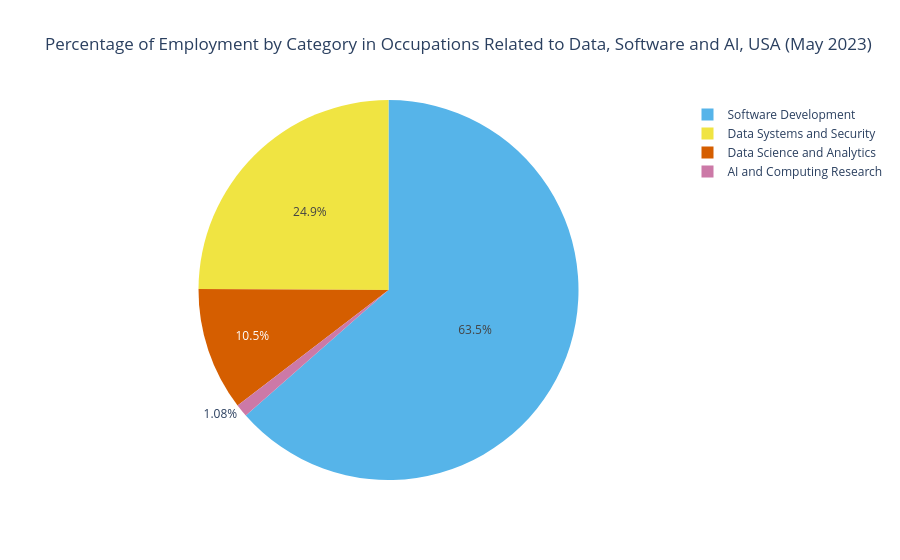

Notebook source saved alongside this figure:
### Markdown cell above
3.2 Visualisation 2: Pie chart (Share of Employment by Category)

### Code cell
#grouping the data into their categories and summing up the total 
#employment per each 
category_emp = national.groupby('CATEGORY', as_index=False)['TOT_EMP'].sum()
category_emp

#Creating an interactive pie chart using plotly
pie_chart = px.pie(category_emp, names='CATEGORY', values='TOT_EMP', 
                   color='CATEGORY', color_discrete_map = category_colours,
                   title = 'Percentage of Employment by Category in Occupations Related to Data, Software and AI, USA (May 2023)',
                   labels={'CATEGORY':'Category', 'TOT_EMP':'Employees'})

pie_chart.show()

### Figure 1 — Plotly figure (JSON) as saved in the notebook; plotly's stock layout.template omitted (floating-point values rounded to 4 significant figures)
{"data": [{"customdata": [["AI and Computing Research"], ["Data Science and Analytics"], ["Data Systems and Security"], ["Software Development"]], "domain": {"x": [0, 1], "y": [0, 1]}, "hovertemplate": "Category=%{customdata[0]}<br>Employees=%{value}<extra></extra>", "labels": ["AI and Computing Research", "Data Science and Analytics", "Data Systems and Security", "Software Development"], "legendgroup": "", "marker": {"colors": ["#CC79A7", "#D55E00", "#F0E442", "#56B4E9"]}, "name": "", "showlegend": true, "type": "pie", "values": [35210, 340540, 810220, 2065640]}], "layout": {"autosize": true, "legend": {"tracegroupgap": 0}, "title": {"text": "Percentage of Employment by Category in Occupations Related to Data, Software and AI, USA (May 2023)"}}}
